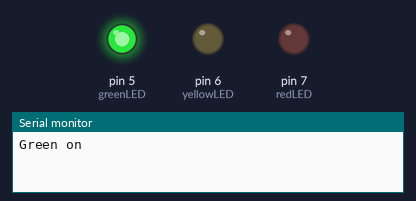
The sketch below on a simulated Arduino Uno, built with avr-gcc and run on an emulated ATmega328P. On the bench: output pins drawn as LEDs (lit = HIGH), the last lines printed to the serial monitor.

Above: at 0.5 s.
At 1.5 s:
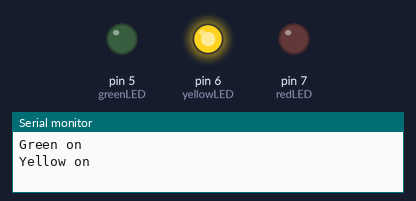
At 5.5 s:
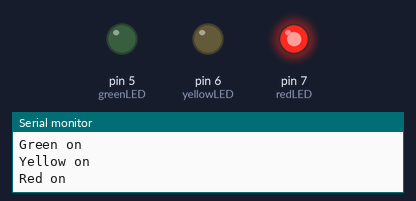
Timing chart, 0 to 6.9 s (numbered marks = the images above):
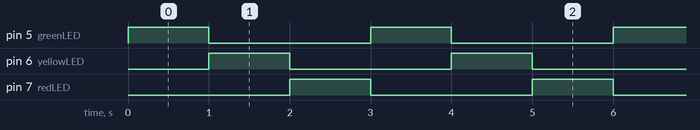

Measured:
- by itself, pin 5 (greenLED), pin 6 (yellowLED), pin 7 (redLED): alternates HIGH for 1.0 s and LOW for 2.0 s
- by itself, everything shown: repeats every 3.0 s, in 4 steps

The sketch:

Triple-Blink.ino
```cpp
// Pins
int greenLED = 5;
int yellowLED = 6;
int redLED = 7;

void setup() {
  // set to output to LED pins
  pinMode(greenLED, OUTPUT);
  pinMode(yellowLED, OUTPUT);
  pinMode(redLED, OUTPUT);

  // turn off all LEDs
  digitalWrite(greenLED, LOW);
  digitalWrite(yellowLED, LOW);
  digitalWrite(redLED, LOW);

  // enable serial communication
  Serial.begin(9600);

}

void loop() {

  // turn on green LED
  digitalWrite(greenLED, HIGH);
  // wait 1 second
  Serial.println("Green on");
  delay(1000);
  // turn off green LED
  digitalWrite(greenLED, LOW);

  // turn on yellow LED
  digitalWrite(yellowLED, HIGH);
  // wait 1 second
  Serial.println("Yellow on");
  delay(1000);
  // turn off yellow LED
  digitalWrite(yellowLED, LOW);

  // turn on red LED
  digitalWrite(redLED, HIGH);
  // wait 1 second
  Serial.println("Red on");
  delay(1000);
  // turn off red LED
  digitalWrite(redLED, LOW);

}
```
